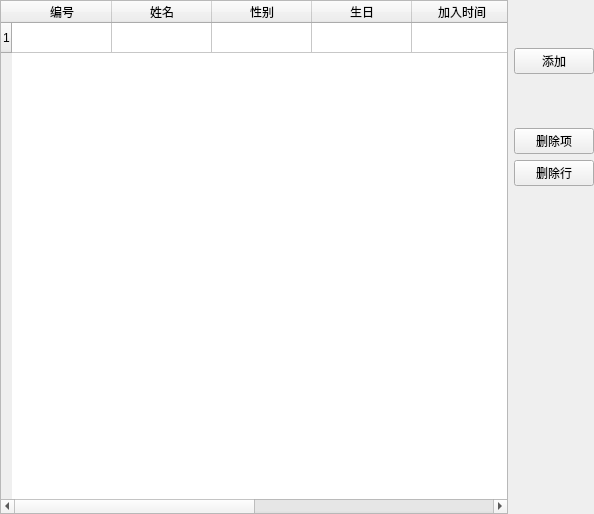
<?xml version="1.0" encoding="UTF-8"?>
<ui version="4.0">
 <class>StudentInfoWidget</class>
 <widget class="QWidget" name="StudentInfoWidget">
  <property name="geometry">
   <rect>
    <x>0</x>
    <y>0</y>
    <width>594</width>
    <height>514</height>
   </rect>
  </property>
  <property name="windowTitle">
   <string>Form</string>
  </property>
  <layout class="QHBoxLayout" name="horizontalLayout">
   <property name="leftMargin">
    <number>0</number>
   </property>
   <property name="topMargin">
    <number>0</number>
   </property>
   <property name="rightMargin">
    <number>0</number>
   </property>
   <property name="bottomMargin">
    <number>0</number>
   </property>
   <item>
    <widget class="QTableWidget" name="tableWidget">
     <row/>
     <column>
      <property name="text">
       <string>编号</string>
      </property>
     </column>
     <column>
      <property name="text">
       <string>姓名</string>
      </property>
     </column>
     <column>
      <property name="text">
       <string>性别</string>
      </property>
     </column>
     <column>
      <property name="text">
       <string>生日</string>
      </property>
     </column>
     <column>
      <property name="text">
       <string>加入时间</string>
      </property>
     </column>
     <column>
      <property name="text">
       <string>学习目标</string>
      </property>
     </column>
     <column>
      <property name="text">
       <string>照片</string>
      </property>
     </column>
     <column>
      <property name="text">
       <string>当前进度</string>
      </property>
     </column>
    </widget>
   </item>
   <item>
    <layout class="QVBoxLayout" name="verticalLayout">
     <item>
      <spacer name="verticalSpacer">
       <property name="orientation">
        <enum>Qt::Orientation::Vertical</enum>
       </property>
       <property name="sizeHint" stdset="0">
        <size>
         <width>20</width>
         <height>40</height>
        </size>
       </property>
      </spacer>
     </item>
     <item>
      <widget class="QPushButton" name="btnAdd">
       <property name="text">
        <string>添加</string>
       </property>
      </widget>
     </item>
     <item>
      <spacer name="verticalSpacer_2">
       <property name="orientation">
        <enum>Qt::Orientation::Vertical</enum>
       </property>
       <property name="sizeHint" stdset="0">
        <size>
         <width>20</width>
         <height>40</height>
        </size>
       </property>
      </spacer>
     </item>
     <item>
      <widget class="QPushButton" name="btnDeleteItem">
       <property name="text">
        <string>删除项</string>
       </property>
      </widget>
     </item>
     <item>
      <widget class="QPushButton" name="btnDeleteLine">
       <property name="text">
        <string>删除行</string>
       </property>
      </widget>
     </item>
     <item>
      <spacer name="verticalSpacer_3">
       <property name="orientation">
        <enum>Qt::Orientation::Vertical</enum>
       </property>
       <property name="sizeHint" stdset="0">
        <size>
         <width>20</width>
         <height>328</height>
        </size>
       </property>
      </spacer>
     </item>
    </layout>
   </item>
  </layout>
 </widget>
 <resources/>
 <connections/>
</ui>
